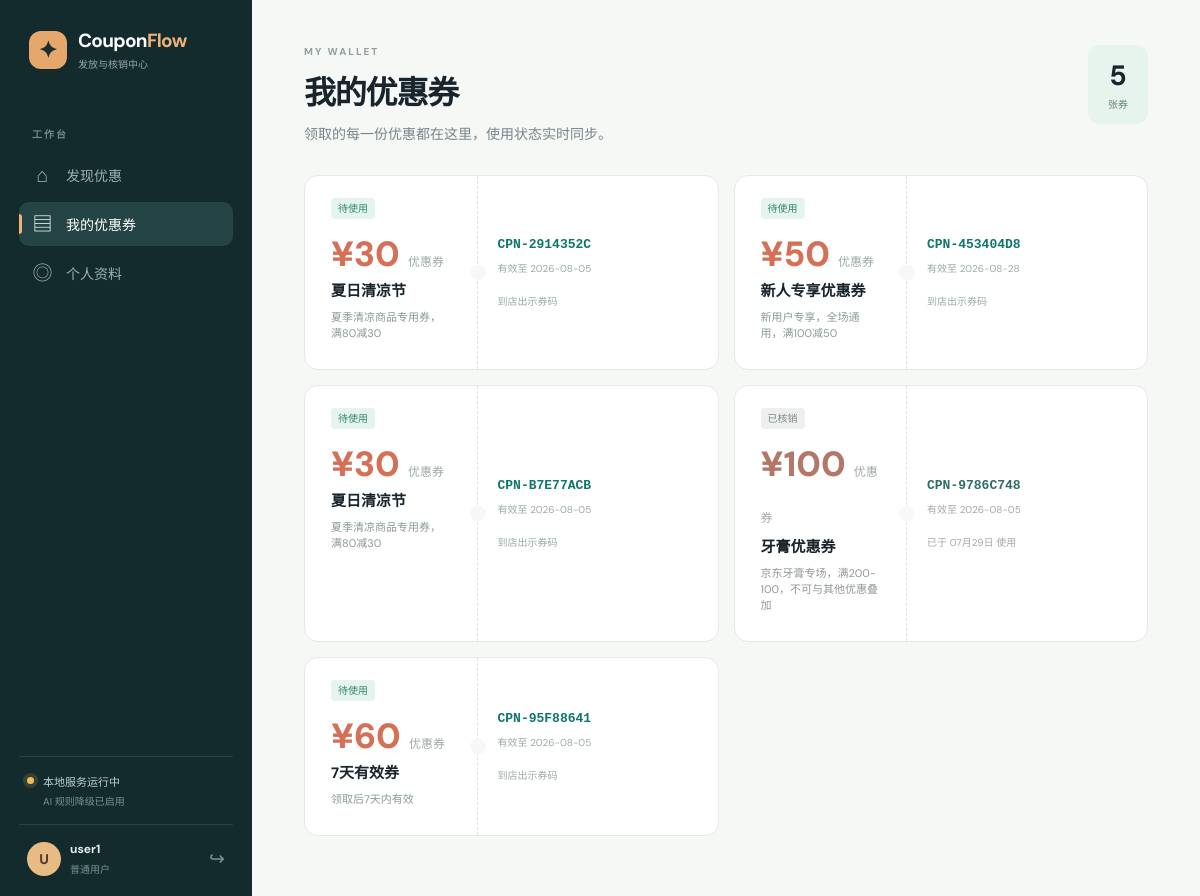
/user/my-coupons (signed in), run on the app's committed database.
### api/app/models/user.py (models this page shows, shortened)
class User(UserMixin, db.Model):
    __tablename__ = "users"
    id = db.Column(db.Integer, primary_key=True)
    username = db.Column(db.String(80), unique=True, nullable=False, index=True)
    password_hash = db.Column(db.String(256), nullable=False)
    role = db.Column(db.String(20), nullable=False, default="user")
    phone = db.Column(db.String(20), default="")
    age = db.Column(db.Integer, nullable=True)
    gender = db.Column(db.String(10), default="")
    hobbies = db.Column(db.String(200), default="")
    occupation = db.Column(db.String(100), default="")
    points = db.Column(db.Integer, default=0)
    last_login = db.Column(db.DateTime, default=datetime.now)
    created_at = db.Column(db.DateTime, default=datetime.now)
    coupons = db.relationship(
        "Coupon", backref="owner", lazy="dynamic", foreign_keys="Coupon.user_id"
    )
    campaign_reservations = db.relationship(
        "CampaignReservation",
        back_populates="user",
        lazy="dynamic",
        cascade="all, delete-orphan",
    )
    @property
    def password(self):
        raise AttributeError("password is not readable")

### api/app/models/coupon.py (models this page shows, shortened)
class Coupon(db.Model):
    __tablename__ = "coupons"
    id = db.Column(db.Integer, primary_key=True)
    campaign_id = db.Column(
        db.Integer, db.ForeignKey("campaigns.id"), nullable=False, index=True
    )
    user_id = db.Column(db.Integer, db.ForeignKey("users.id"), nullable=False, index=True)
    code = db.Column(db.String(50), unique=True, nullable=False)
    status = db.Column(db.String(20), nullable=False, default="claimed")
    claimed_at = db.Column(db.DateTime, default=datetime.now)
    expires_at = db.Column(db.DateTime, nullable=True)
    verified_at = db.Column(db.DateTime, nullable=True)
    verified_by = db.Column(db.Integer, db.ForeignKey("users.id"), nullable=True)
    verifier = db.relationship("User", backref="verifications", foreign_keys=[verified_by])
    @property
    def effective_expiry(self):
        if self.expires_at:
            return self.expires_at
        if self.campaign:
            return self.campaign.end_date
        return None
    @property
    def is_expired(self):
        expiry = self.effective_expiry
        return expiry is not None and datetime.now() > expiry

### api/app/models/campaign.py (models this page shows, shortened)
class Campaign(db.Model):
    __tablename__ = "campaigns"
    id = db.Column(db.Integer, primary_key=True)
    name = db.Column(db.String(200), nullable=False)
    amount = db.Column(db.Float, nullable=False, default=0.0)
    stock = db.Column(db.Integer, nullable=False, default=0)
    initial_stock = db.Column(db.Integer, nullable=False, default=0)
    start_date = db.Column(db.DateTime, nullable=False)
    end_date = db.Column(db.DateTime, nullable=False)
    per_user_limit = db.Column(db.Integer, nullable=False, default=1)
    description = db.Column(db.Text, default="")
    status = db.Column(db.String(20), nullable=False, default="draft")
    is_scheduled = db.Column(db.Boolean, default=False)
    scheduled_time = db.Column(db.DateTime, nullable=True)
    coupon_validity_days = db.Column(db.Integer, nullable=True)
    created_by = db.Column(db.Integer, db.ForeignKey("users.id"), nullable=False)
    created_at = db.Column(db.DateTime, default=datetime.now)
    creator = db.relationship("User", backref="campaigns_created", foreign_keys=[created_by])
    coupons = db.relationship("Coupon", backref="campaign", lazy="dynamic")
    reservations = db.relationship(
        "CampaignReservation",
        back_populates="campaign",
        lazy="dynamic",
        cascade="all, delete-orphan",
    )

### api/app/routes/user.py (the view)
@user_bp.route("/my-coupons")
def my_coupons():
    return render_template(
        "user/my_coupons.html",
        coupons=CouponService.list_user_coupons(current_user.id),
    )

### ai/providers/bedrock.py (called while the page is built)
    @property
    def available(self) -> bool:
        if self.config.mock_mode:
            return False
        return bool(self.config.bearer_token or self._runtime_client is not None)

    @property
    def status(self) -> Mapping[str, Any]:
        if self.config.mock_mode:
            mode, label = "fallback", "规则引擎降级"
        elif self.config.bearer_token:
            mode, label = "bedrock_api", "Bedrock API"
        elif self._runtime_client is not None:
            mode, label = "bedrock_sdk", "Bedrock SDK"
        else:
            mode, label = "fallback", "规则引擎降级"
        return {
            "mode": mode,
            "label": label,
            "connected": self.available,
            "model": self.config.model_id,
            "region": self.config.region,
        }

### ai/service.py (called while the page is built)
    @property
    def status(self) -> dict[str, Any]:
        return dict(self.provider.status)

### api/app/__init__.py (called while the page is built)
@login_manager.user_loader
def load_user(user_id):
    from api.app.models import User
    return db.session.get(User, int(user_id))

### api/app/observability.py (called while the page is built)
def sanitize_text(value, max_length=500):
    result = str(value or "")
    for pattern, replacement in _SENSITIVE_PATTERNS:
        result = pattern.sub(replacement, result)
    if len(result) > max_length:
        return result[: max_length - 1] + "…"
    return result

### api/app/repositories/coupon_repository.py (called while the page is built)
    @staticmethod
    def list_for_user(user_id):
        return (
            Coupon.query.filter_by(user_id=user_id)
            .order_by(Coupon.claimed_at.desc())
            .all()
        )

### api/app/routes/user.py (called while the page is built)
@user_bp.before_request
@login_required
@user_required
def before_request():
    pass

### api/app/services/ai_gateway.py (called while the page is built)
    @property
    def status(self):
        return self._service.status

### api/app/services/coupon_service.py (called while the page is built)
    @staticmethod
    def list_user_coupons(user_id):
        return CouponRepository.list_for_user(user_id)

### ui/templates/user/my_coupons.html
{% extends 'base.html' %}{% block title %}我的优惠券 · CouponFlow{% endblock %}{% block content %}<header class="page-top"><div><p class="kicker">MY WALLET</p><h1>我的优惠券</h1><p>领取的每一份优惠都在这里，使用状态实时同步。</p></div><div class="wallet-summary"><strong>{{ coupons|length }}</strong><small>张券</small></div></header><section class="owned-grid">{% for coupon in coupons %}{% set expiry = coupon.effective_expiry %}{% set is_exp = coupon.is_expired and coupon.status == 'claimed' %}<article class="ticket-card ticket-{{ 'expired' if is_exp else coupon.status }}"><div class="ticket-main"><span class="ticket-label">{{ {'claimed':'待使用','verified':'已核销','expired':'已过期'}[('expired' if is_exp else coupon.status)] }}</span><h2>¥{{ '%.0f'|format(coupon.campaign.amount) }} <small>优惠券</small></h2><h3>{{ coupon.campaign.name }}</h3><p>{{ coupon.campaign.description }}</p></div><div class="ticket-side"><code>{{ coupon.code }}</code><small>有效至 {{ expiry.strftime('%Y-%m-%d') if expiry else '--' }}</small>{% if is_exp %}<span class="ticket-tip">该券已过期</span>{% elif coupon.status == 'claimed' %}<span class="ticket-tip">到店出示券码</span>{% else %}<span class="ticket-tip">{{ '已于 ' ~ coupon.verified_at.strftime('%m月%d日') ~ ' 使用' if coupon.verified_at else '不可使用' }}</span>{% endif %}</div></article>{% else %}<div class="empty-state"><span>▤</span><h3>还没有优惠券</h3><p>去发现页领取第一张专属优惠券吧。</p><a class="button button-primary" href="{{ url_for('user_bp.dashboard') }}">去逛逛 →</a></div>{% endfor %}</section>{% endblock %}

### ui/templates/base.html (shortened to what this page needs)
<!doctype html>
<html lang="zh-CN">
<head>
  <link rel="stylesheet" href="{{ url_for('static', filename='css/style.css') }}">
</head>
<body>
  <div class="app-shell">
    <aside class="sidebar">
      <a class="brand" href="{{ url_for('auth.index') }}">
        <span class="brand-mark">✦</span>
        <span><strong>Coupon<span>Flow</span></strong><small>发放与核销中心</small></span>
      </a>
      {% if current_user.is_authenticated %}
      <div class="side-label">工作台</div>
      <nav class="side-nav">
        {% if current_user.role == 'operator' %}
          <a href="{{ url_for('operator.dashboard') }}" class="{% if request.endpoint == 'operator.dashboard' %}active{% endif %}"><span>▦</span>活动总览</a>
          <a href="{{ url_for('operator.risk_logs') }}" class="{% if request.endpoint == 'operator.risk_logs' %}active{% endif %}"><span>⌁</span>风控审核{% if pending_risks is defined and pending_risks %}<b class="nav-badge">{{ pending_risks }}</b>{% endif %}</a>
          <a href="{{ url_for('operator.notifications') }}" class="{% if request.endpoint == 'operator.notifications' %}active{% endif %}"><span>◌</span>广播通知</a>
        {% elif current_user.role == 'user' %}
          <a href="{{ url_for('user_bp.dashboard') }}" class="{% if request.endpoint == 'user_bp.dashboard' %}active{% endif %}"><span>⌂</span>发现优惠</a>
          <a href="{{ url_for('user_bp.my_coupons') }}" class="{% if request.endpoint == 'user_bp.my_coupons' %}active{% endif %}"><span>▤</span>我的优惠券</a>
          <a href="{{ url_for('user_bp.profile') }}" class="{% if request.endpoint == 'user_bp.profile' %}active{% endif %}"><span>◎</span>个人资料</a>
        {% elif current_user.role == 'verifier' %}
          <a href="{{ url_for('verifier.dashboard') }}" class="{% if request.endpoint == 'verifier.dashboard' %}active{% endif %}"><span>⌕</span>现场核销</a>
          <a href="{{ url_for('verifier.history') }}" class="{% if request.endpoint == 'verifier.history' %}active{% endif %}"><span>◷</span>核销记录</a>
        {% endif %}
      </nav>
      <div class="sidebar-bottom">
        <div class="local-status"><i class="status-dot {{ 'connected' if ai_status.connected else 'fallback' }}"></i><span>{% if ai_status.connected %}{{ ai_status.label }} 已连接<small>{{ ai_status.model }} · {{ ai_status.region }}</small>{% else %}本地服务运行中<small>AI 规则降级已启用</small>{% endif %}</span></div>
        <div class="profile-mini"><span class="avatar">{{ current_user.username[:1].upper() }}</span><span><strong>{{ current_user.username }}</strong><small>{{ {'operator':'运营人员','user':'普通用户','verifier':'核销人员','admin':'管理员'}[current_user.role] }}</small></span><a href="{{ url_for('auth.logout') }}" title="退出登录">↪</a></div>
      </div>
      {% endif %}
    </aside>
    <main class="main-content">
      {% block content %}{% endblock %}
    </main>
  </div>
</body>
</html>

### ui/static/css/style.css (style rules this page uses)
:root { --ink:#18252d;--muted:#77858a;--line:#e5e9e7;--paper:#f6f8f6;--white:#fff;--teal:#0e766e;--teal-dark:#075a55;--mint:#dff1e9;--coral:#ec765d;--yellow:#f4bf53;--purple:#8375c7;--red:#d85a51;--shadow:0 18px 50px rgba(28,52,51,.08) }
* { box-sizing:border-box }
body { margin:0;background:var(--paper);color:var(--ink);font-family:'Noto Sans SC','DM Sans',sans-serif;font-size:14px }
a { color:inherit;text-decoration:none }
h1,h2,h3,p { margin-top:0 }
h1 { font-size:32px;letter-spacing:-1.2px;margin:0 0 9px;font-weight:800 }
h2 { font-size:20px;margin:0;font-weight:800 }
h3 { margin:0 }
.app-shell { display:flex;min-height:100vh }
.sidebar { width:252px;background:#142b2e;color:#d6e5e1;padding:28px 19px 20px;display:flex;flex-direction:column;position:fixed;inset:0 auto 0 0;z-index:5 }
.brand { display:flex;gap:11px;align-items:center;color:#fff;padding:0 10px }
.brand-mark { width:38px;height:38px;border-radius:12px;background:#e5a76c;color:#172f30;display:grid;place-items:center;font-size:23px;font-weight:800 }
.brand strong { display:block;font-size:19px;letter-spacing:-.7px }
.brand strong span { color:#f0b279 }
.brand small { display:block;color:#91aaa5;font-size:10px;margin-top:3px }
.side-label { color:#718b87;font-size:10px;font-weight:700;letter-spacing:2px;margin:55px 13px 12px }
.side-nav { display:grid;gap:5px }
.side-nav a { display:flex;align-items:center;gap:13px;color:#9bb2ae;padding:12px 13px;border-radius:10px;position:relative }
.side-nav a span { font-size:20px;line-height:1;width:21px;text-align:center }
.side-nav a:hover,.side-nav a.active { color:#fff;background:#244445 }
.side-nav a.active:before { content:'';position:absolute;left:0;width:3px;height:20px;border-radius:0 3px 3px 0;background:#f0b279 }
.sidebar-bottom { margin-top:auto }
.local-status { border-top:1px solid #294344;padding:16px 8px;display:flex;gap:9px;color:#b8d0ca;font-size:11px }
.local-status i,.scanner-status i { width:7px;height:7px;border-radius:50%;background:#62d6a4;box-shadow:0 0 0 4px rgba(98,214,164,.12);margin-top:4px;flex:none }
.local-status small,.profile-mini small { display:block;color:#75938d;font-size:10px;margin-top:4px }
.profile-mini { border-top:1px solid #294344;padding:16px 8px 0;display:flex;align-items:center;gap:9px }
.profile-mini strong { display:block;font-size:12px;color:#e7f1ee }
.profile-mini a { margin-left:auto;color:#76918c;font-size:19px }
.avatar { height:34px;width:34px;display:inline-grid;place-items:center;border-radius:50%;background:#e8bb85;color:#533d2d;font-weight:800 }
.main-content { margin-left:252px;flex:1;max-width:1520px;padding:40px 52px 60px }
.kicker { font-size:10px;letter-spacing:2px;color:#91a09f;font-weight:800;margin:0 0 9px }
.page-top { display:flex;justify-content:space-between;align-items:flex-start;gap:25px;margin:5px 0 32px }
.page-top>div p:last-child,.page-heading>p:last-child { color:var(--muted);margin-bottom:0 }
.owned-grid { display:grid;gap:15px;grid-template-columns:repeat(2,1fr) }
.ticket-card { display:grid;grid-template-columns:1fr 240px;background:#fff;border:1px solid var(--line);border-radius:14px;overflow:hidden;min-height:162px;position:relative }
.ticket-card:before,.ticket-card:after { content:'';width:15px;height:15px;border-radius:50%;background:var(--paper);position:absolute;top:calc(50% - 8px);left:calc(100% - 248px) }
.ticket-card:after { left:auto;right:232px }
.ticket-main { padding:22px 26px;border-right:1px dashed #dbe4e0 }
.ticket-label { font-size:10px;color:#32876e;background:#e5f4ed;border-radius:4px;padding:4px 7px }
.ticket-verified .ticket-label { background:#edf0f1;color:#7b8887 }
.ticket-main h2 { font-size:35px;color:#d56f55;margin:15px 0 2px }
.ticket-main h2 small { font-size:12px;color:#9caaa5;font-weight:500 }
.ticket-main h3 { font-size:15px }
.ticket-main p { font-size:11px;color:#8b9995;margin:7px 0 }
.ticket-side { padding:24px 20px;display:flex;flex-direction:column;justify-content:center;gap:8px }
.ticket-side code { font-size:13px;color:var(--teal);font-weight:800 }
.ticket-side small,.ticket-tip { font-size:10px;color:#9ca9a5 }
.ticket-tip { margin-top:10px }
.ticket-verified { filter:saturate(.6) }
.wallet-summary { background:#e7f3ed;border-radius:12px;padding:12px 20px;text-align:center }
.wallet-summary strong { font-size:28px;display:block }
.wallet-summary small { font-size:10px;color:#64867b }
.status-dot.fallback { background:#f0bb59;box-shadow:0 0 0 4px rgba(240,187,89,.15) }

### data on the page
User: username "U", username "user1", role "普通用户"
Coupon: status "待使用", campaign.name "夏日清凉节", campaign.description "夏季清凉商品专用券，满80减30", code "CPN-2914352C", shows "到店出示券码"
Campaign: campaign.amount "30", end_date "2026-08-05"
Coupon: status "待使用", campaign.name "新人专享优惠券", campaign.description "新用户专享，全场通用，满100减50", code "CPN-453404D8", shows "到店出示券码"
Campaign: campaign.amount "50", end_date "2026-08-28"
Coupon: status "待使用", campaign.name "夏日清凉节", campaign.description "夏季清凉商品专用券，满80减30", code "CPN-B7E77ACB", shows "到店出示券码"
Coupon: status "已核销", campaign.name "牙膏优惠券", campaign.description "京东牙膏专场，满200-100，不可与其他优惠叠加", code "CPN-9786C748", expires_at "2026-08-05", verified_at "已于 07月29日 使用"
Campaign: campaign.amount "100"
Coupon: status "待使用", campaign.name "7天有效券", campaign.description "领取后7天内有效", code "CPN-95F88641", expires_at "2026-08-05", shows "到店出示券码"
Campaign: campaign.amount "60"

### other printed values
{{ coupons|length }} "5"
